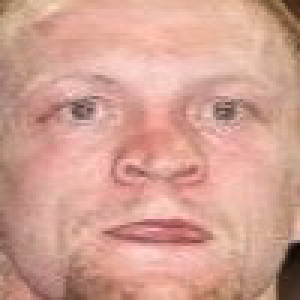
#> input picture male1.jpg, 100 x 100 px, found by its file name (shown 3 times larger)
$ jupyter execute --allow-errors Lecture12_HW_CV_Sagar.ipynb   (shell and % lines are left out)   (older library calls are emulated)
#> lines starting #> are read from the running program, lines starting #| are printed output that depends on the picture; after the words box and inside, x2 and y2 are one past the last pixel; in counts of white or black regions, pixels touching at a corner belong together
[cell 1]
## Import libraries
import os, cv2, random
import numpy as np
import pandas as pd
%pylab inline
import matplotlib.pyplot as plt
import matplotlib.image as mpimg
from matplotlib import ticker
import seaborn as sns
from google.colab.patches import cv2_imshow
import cv2
import numpy as np
from skimage.feature import greycomatrix, greycoprops, local_binary_pattern
from sklearn.model_selection import train_test_split
from sklearn.svm import SVC
from google.colab import drive
import pandas as pd
import matplotlib.pyplot as plt
from PIL import Image
import zipfile
import io

[cell 2]
## Import images 5males and 5 females
male1=cv2.imread("/content/male1.jpg")
#> male1 is the input picture: shape (100, 100, 3); mean B, G, R 145.7, 160.1, 210.8
male2=cv2.imread("/content/male2.jpg")
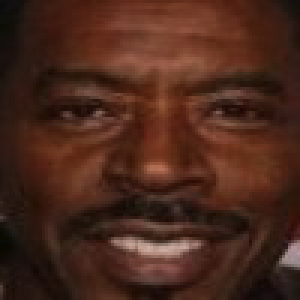
#> input picture male2.jpg, 100 x 100 px, found by its file name (shown 3 times larger)
#> male2 is the input picture: shape (100, 100, 3); mean B, G, R 28.1, 40.4, 74.3
male3=cv2.imread("/content/male3.jpg")
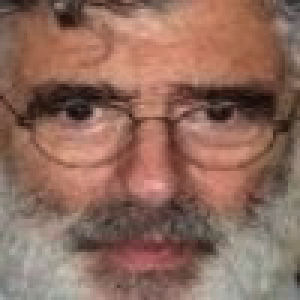
#> input picture male3.jpg, 100 x 100 px, found by its file name (shown 3 times larger)
#> male3 is the input picture: shape (100, 100, 3); mean B, G, R 92.9, 106.7, 142.7
male4= cv2.imread("/content/male4.jpg")
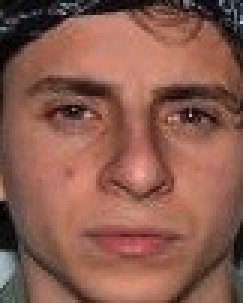
#> input picture male4.jpg, 81 x 101 px, found by its file name (shown 3 times larger)
#> male4 is the input picture: shape (101, 81, 3); mean B, G, R 78.6, 92.1, 138.7
male5=cv2.imread("/content/male5.jpg")
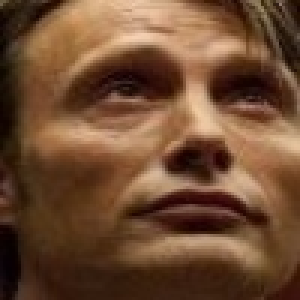
#> input picture male5.jpg, 100 x 100 px, found by its file name (shown 3 times larger)
#> male5 is the input picture: shape (100, 100, 3); mean B, G, R 50.6, 75.8, 111
female1=cv2.imread("/content/female1.jpg")
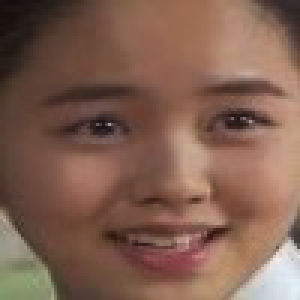
#> input picture female1.jpg, 100 x 100 px, found by its file name (shown 3 times larger)
#> female1 is the input picture: shape (100, 100, 3); mean B, G, R 80.8, 96, 129.1
female2=cv2.imread("/content/female2.jpg")
female3=cv2.imread("/content/female3.jpg")
female4=cv2.imread("/content/female4.jpg")
female5=cv2.imread("/content/female5.jpg")

[cell 3]
#3 Create separate list for male and female
male_list= [male1, male2, male3, male4, male5]
female_list=[female1, female2, female3, female4, female5]

[cell 4]
##Resized the images to 100,100
male_resized=[]
female_resized=[]
for i in male_list:
  i=cv2.resize(i,(100,100))
  male_resized.append(i)
#> this loop made 5 passes
#> after the loop, male_resized = 5 items
images = cv2.hconcat(male_resized)
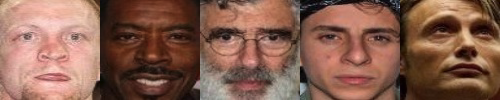
#> images: shape (100, 500, 3); mean of channels 0, 1, 2 79.2, 95, 135.5; drawn as B, G, R
cv2_imshow(images)

#> (the rest of this cell did not finish here and is left out)

[cell 5]
## Convert to gray scale
gray_male=[]
gray_female=[]
def convert_to_gray(image):
    gray_image = cv2.cvtColor(image, cv2.COLOR_BGR2GRAY)
    return gray_image

for i in male_resized:
  x=convert_to_gray(i)
  gray_male.append(x)
#> after the loop, gray_male = 5 items
for i in female_resized:
  y=convert_to_gray(i)
  gray_female.append(y)
#> this loop made 1 pass
#> pass 1, in convert_to_gray (call 6), `gray_image = cv2.cvtColor(image, cv2.COLOR_BGR2GRAY)`:
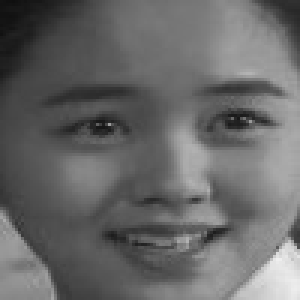
#> gray_image: shape (100, 100) (shown 3 times larger); min 15, max 239, mean 104.1
#> after the loop, gray_female = 1 item

gray_male_images= cv2.hconcat(gray_male)
cv2_imshow(gray_male_images)

gray_female_images= cv2.hconcat(gray_female)
cv2_imshow(gray_female_images)

### Image Enhencement

[cell 6]
##Image enhancement with histogram based model
def histogram_equalization(image):
    # Calculate the histogram
    hist = cv2.calcHist([image], [0], None, [256], [0, 256])

    # Calculate the CDF
    cdf = hist.cumsum()

    # Normalize the CDF
    nor_cdf = ((cdf - cdf.min()) * 255) / (cdf.max() - cdf.min())

    # Map the image using normalized CDF
    equalized = nor_cdf[image]

    # Convert the equalized image to uint8 data type
    equalized_image = equalized.astype(np.uint8)

    return equalized_image

[cell 7]
## Applying the function to store values in the list and plot the images and  histogram
male_hist=[]
female_hist=[]
for i in gray_male:
  male_eq= histogram_equalization(i)
  male_hist.append(male_eq)
#> after the loop, male_hist = 5 items


for i in gray_female:
  female_eq= histogram_equalization(i)
  female_hist.append(female_eq)
#> after the loop, female_hist = 1 item


concatenated_male_images = cv2.hconcat(male_hist)
cv2_imshow(concatenated_male_images)
plt.figure(figsize=(30, 3))

# Iterate through each histogram in male_hist and plot horizontally
for i, hist in enumerate(male_hist):
    plt.subplot(1, len(male_hist), i+1)
    plt.subplots_adjust(wspace=0.5)

    # Calculate histogram
    hist_data = cv2.calcHist([hist], [0], None, [256], [0, 256])

    # Plot histogram
    plt.plot(hist_data, color='gray')
    plt.xlim([0, 256])
    plt.ylim([0, 500])
    plt.title(f'Male gray enhanced Image {i+1} Histogram')
    plt.xlabel('Pixel Value')
    plt.ylabel('Frequency')

plt.show()


concatenated_female_images = cv2.hconcat(female_hist)
cv2_imshow(concatenated_female_images)
# Iterate through each histogram in male_hist and plot horizontally
plt.figure(figsize=(30, 3))
for i, hist in enumerate(female_hist):
    plt.subplot(1, len(male_hist), i+1)
    plt.subplots_adjust(wspace=0.5)

    # Calculate histogram
    hist_data = cv2.calcHist([hist], [0], None, [256], [0, 256])

    # Plot histogram
    plt.plot(hist_data, color='gray')
    plt.xlim([0, 256])
    plt.ylim([0, 500])
    plt.title(f'female gray enhanced Image {i+1} Histogram')
    plt.xlabel('Pixel Value')
    plt.ylabel('Frequency')

plt.show()

### Image Sharpening

[cell 8]
def sharpen_gray_image(gray_image):
    # Create a sharpening kernel
    kernel = np.array([[-0.5,-.50,-.50],
                       [-.5, 5,-.5],
                       [-.5,-.5,-.5]])

    # Apply the sharpening kernel to the image using filter2D
    sharpened_image = cv2.filter2D(gray_image, -1, kernel)

    return sharpened_image

[cell 9]
## Applying function and plotting images and histogram
male_sharpened=[]
female_sharpened=[]
for i in male_hist:
  male_sh= sharpen_gray_image(i)
  male_sharpened.append(male_sh)
#> after the loop, male_sharpened = 5 items


for i in female_hist:
  female_sh= sharpen_gray_image(i)
  female_sharpened.append(female_sh)
#> this loop made 1 pass
#> kernel in sharpen_gray_image on pass 1: [[-0.5, -0.5, -0.5], [-0.5, 5, -0.5], [-0.5, -0.5, -0.5]]
#> pass 1, in sharpen_gray_image (call 6), `sharpened_image = cv2.filter2D(gray_image, -1, kernel)`:
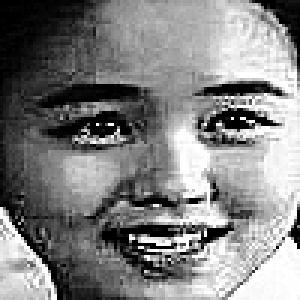
#> sharpened_image: shape (100, 100) (shown 3 times larger); min 0, max 255, mean 129.1
#> after the loop, female_sharpened = 1 item


concatenated_male_images = cv2.hconcat(male_sharpened)
cv2_imshow(concatenated_male_images)
plt.figure(figsize=(30, 3))

# Iterate through each histogram in male_hist and plot horizontally
for i, hist in enumerate(male_hist):
    plt.subplot(1, len(male_hist), i+1)
    plt.subplots_adjust(wspace=0.5)

    # Calculate histogram
    hist_data = cv2.calcHist([hist], [0], None, [256], [0, 256])

    # Plot histogram
    plt.plot(hist_data, color='gray')
    plt.xlim([0, 256])
    plt.ylim([0, 500])
    plt.title(f'Male gray sharped Image {i+1} Histogram')
    plt.xlabel('Pixel Value')
    plt.ylabel('Frequency')

plt.show()


concatenated_female_images = cv2.hconcat(female_sharpened)
cv2_imshow(concatenated_female_images)
# Iterate through each histogram in male_hist and plot horizontally
plt.figure(figsize=(30, 3))
for i, hist in enumerate(female_hist):
    plt.subplot(1, len(male_hist), i+1)
    plt.subplots_adjust(wspace=0.5)

    # Calculate histogram
    hist_data = cv2.calcHist([hist], [0], None, [256], [0, 256])

    # Plot histogram
    plt.plot(hist_data, color='gray')
    plt.xlim([0, 256])
    plt.ylim([0, 500])
    plt.title(f'female gray sharped Image {i+1} Histogram')
    plt.xlabel('Pixel Value')
    plt.ylabel('Frequency')

plt.show()

### Extract 5 features
1. Haralick
2.Box counting
3. Area
4. Chain Code
5.lbp

[cell 10]
## Applying haralick, box and area together
def extract_haralick(image):
    texture_props = ['contrast', 'homogeneity', 'energy', 'correlation']
    textures = greycomatrix(image, distances=[1], angles=[0], symmetric=True, normed=True)
    haralick_values = [greycoprops(textures, prop).ravel()[0] for prop in texture_props]
    haralick_dict = dict(zip(texture_props, haralick_values))
    return haralick_dict

# Function to extract Box Counting feature
def extract_box_counting(image):
    _, thresh = cv2.threshold(image, 128, 255, cv2.THRESH_BINARY)
    contours, _ = cv2.findContours(thresh, cv2.RETR_TREE, cv2.CHAIN_APPROX_SIMPLE)
    return len(contours)

# Function to extract Area feature
def extract_area(image):
    return np.sum(image > 0)

[cell 11]
## appending the values into the respective lists
haralick_male_values=[]
haralick_female_values=[]
texture_props = ['contrast', 'homogeneity', 'energy', 'correlation']
for image in male_sharpened:
   m= extract_haralick(image)
   haralick_male_values.append(m)
#> this loop made 5 passes
#> haralick_values in extract_haralick on passes 1 to 5: [4034.8, 0.197, 0.123, 0.768], [2312.1, 0.182, 0.0999, 0.851], [3983.5, 0.174, 0.108, 0.759], [2175.7, 0.167, 0.0916, 0.86], [1838.6, 0.164, 0.0831, 0.87]
#> after the loop, haralick_male_values = 5 items

for image in female_sharpened:
   fm= extract_haralick(image)
   haralick_female_values.append(fm)
#> this loop made 1 pass
#> (texture_props in extract_haralick, haralick_values in extract_haralick) on pass 1: (['contrast', 'homogeneity', 'energy', 'correlation'], [1360.1, 0.154, 0.052, 0.897])
#> after the loop, haralick_female_values = 1 item

[cell 12]
# Print Haralick values for male images
for idx, haralick_dict in enumerate(haralick_male_values):
    print(f"Male Image {idx + 1} Haralick values:")
    for prop, value in haralick_dict.items():
        print(f"{prop}: {value}")
    print("\t")

# Print Haralick values for female images
for idx, haralick_dict in enumerate(haralick_female_values):
    print(f"Female Image {idx + 1} Haralick values:")
    for prop, value in haralick_dict.items():
        print(f"{prop}: {value}")
    print("\t")

[cell 13]
## appending the values into the respective lists for box counting
box_count_male=[]
box_count_female=[]
for image in male_sharpened:
  bm= extract_box_counting(np.array(image))
  box_count_male.append(bm)
#> this loop made 5 passes
#> bm on passes 1 to 5: 268, 169, 268, 161, 126
#> pass 1, in extract_box_counting, `_, thresh = cv2.threshold(image, 128, 255, cv2.THRESH_BINARY)`:
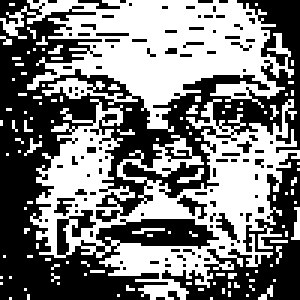
#> thresh: shape (100, 100) (shown 3 times larger); 48.5% white; 112 white regions (110 under 20 px), largest, box (x1, y1, x2, y2) and area: (10, 33, 100, 100) 2461, (0, 0, 98, 44) 2079
#> after the loop, box_count_male = [268, 169, 268, 161, 126]

for image in female_sharpened:
  bf= extract_box_counting(np.array(image))
  box_count_female.append(bf)
#> this loop made 1 pass
#> bf on pass 1: 113
#> after the loop, box_count_female = [113]

[cell 14]
# Plot images with their box count
def plot_images_with_box_count(images, box_counts, title):
#> called with title = 'Male Images'
    num_images = len(images)
#> num_images = 5
    plt.figure(figsize=(6, 6))
    for i in range(num_images):
        plt.subplot(2, num_images, i + 1)
        plt.imshow(images[i], cmap='gray')
        plt.title(f"Image {i+1}")
        plt.axis('off')

        plt.subplot(2, num_images, num_images + i + 1)
        plt.imshow(cv2.threshold(images[i], 128, 255, cv2.THRESH_BINARY)[1], cmap='gray')
        plt.title(f"Thresholded")
        plt.axis('off')

    plt.suptitle(title)
    plt.tight_layout()
    plt.show()
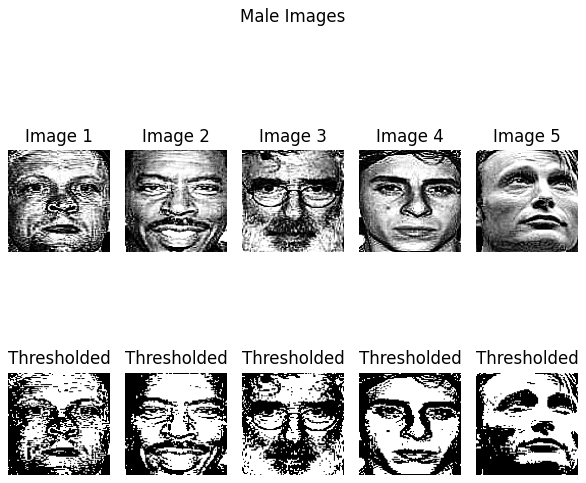
#> figure drawn by matplotlib, 10 panels

# Display images with their box count and thresholded versions
plot_images_with_box_count(male_sharpened[:5], box_count_male[:5], "Male Images")
plot_images_with_box_count(female_sharpened[:5], box_count_female[:5], "Female Images")
#> (the rest of the program and of its run is left out)
